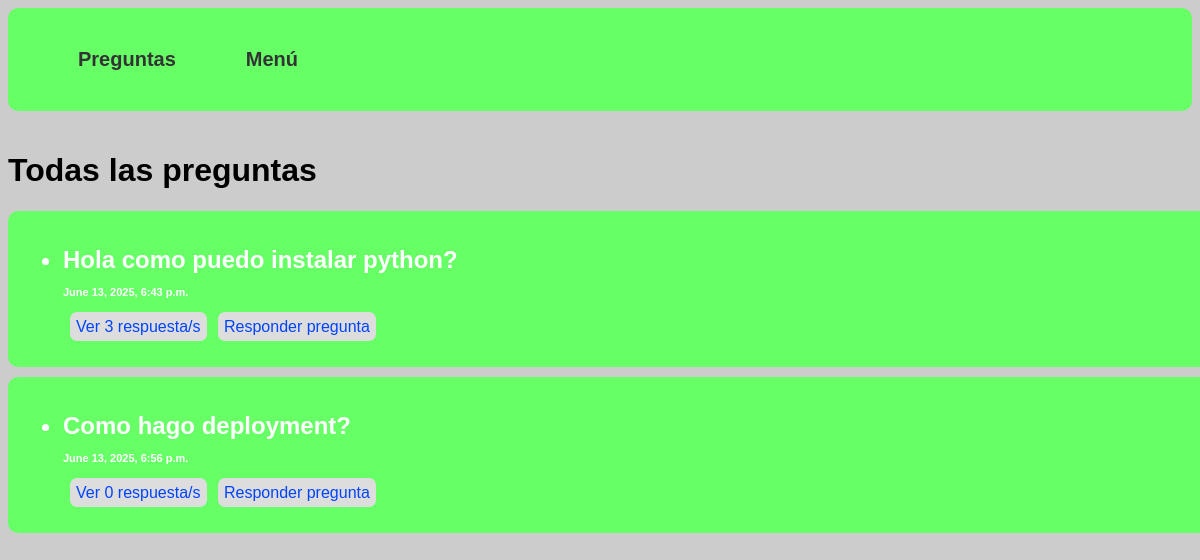
/questions/preguntas/, run on an earlier commit of the app's database.
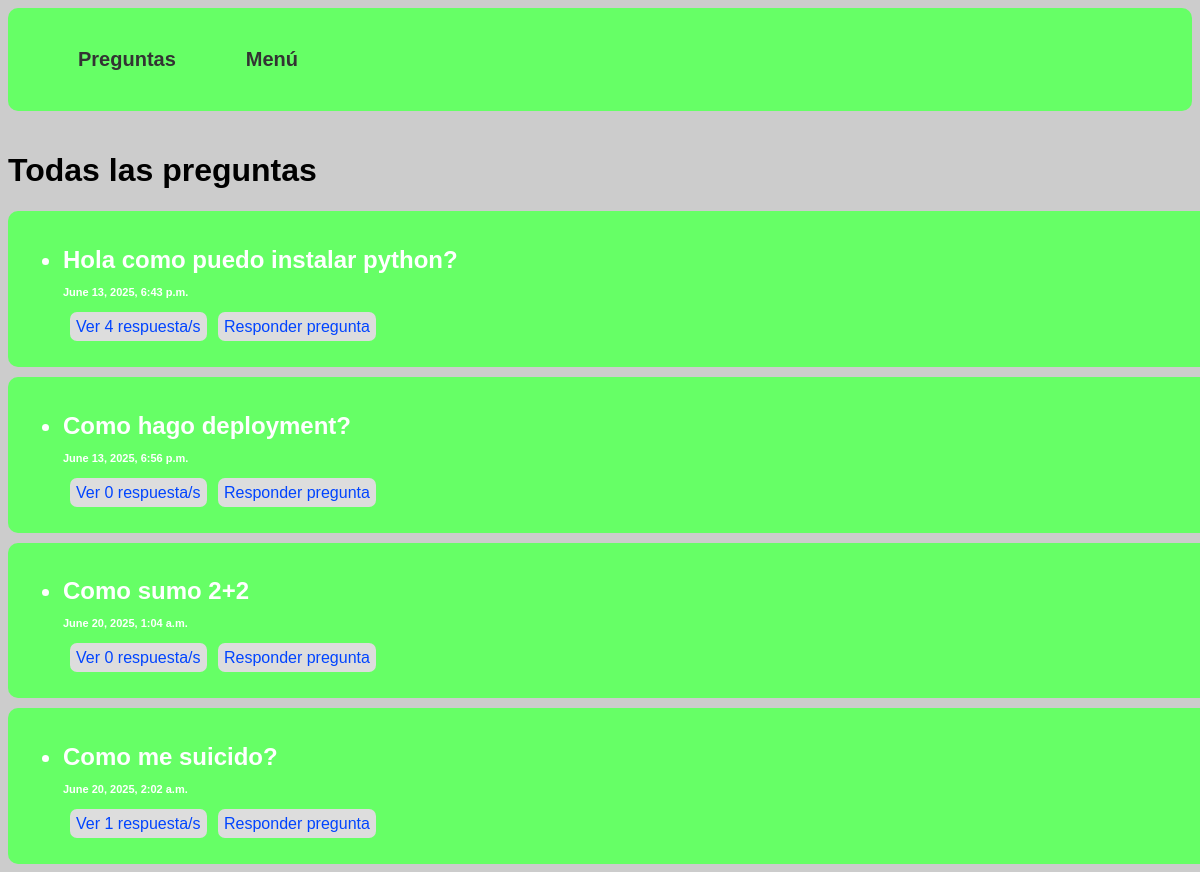
And on a later commit of the database.
### polls_app/models.py (models this page shows)
class Question(models.Model):
    pregunta=models.CharField(max_length=1500, help_text="Escriba la pregunta que desea realizar")
    fecha_publicacion=models.DateTimeField(auto_now_add=True)
    def __str__(self):
        return self.pregunta

### polls_app/views.py (the view)
# urls.py: path("preguntas/", mostrar_preguntas, name="preguntas" ),
def mostrar_preguntas(request):
    preguntas=models.Question.objects.all().order_by("fecha_publicacion")
    return render(request, "preguntas.html",{
        "preguntas":preguntas
    })

### polls_app/templates/preguntas.html (shortened to what this page needs)
{% extends 'base.html' %}
{% block content %}
{% load static %}
<!DOCTYPE html>
<html lang="en">
<head>
    <link rel="stylesheet" href="{% static 'preguntas.css' %}">
</head>
<body>
    <h1>Todas las preguntas</h1>
    {% for pregunta in preguntas  %}
    <div class="pregunta_container">
        <ul>
            <h2><li>{{pregunta}}<div class="fecha"><br>{{pregunta.fecha_publicacion}}</div> </li></h2>
            <a class="botoncitos" href="{% url 'detalles_por_pregunta' pregunta.id %}">Ver {{pregunta.respuestas.count}} respuesta/s</a>
            <a class="botoncitos" href="{% url "responder" pregunta.id  %}">Responder pregunta</a>
        </ul>
    </div>
    {% endfor %}
</body>
</html>
{% endblock content %}

What changed in the data, as far as the page shows it:
computed for Question "Hola como puedo instalar python?": respuestas.count "3" → "4"
added Question: pregunta "Como sumo 2+2", fecha_publicacion "June 20, 2025, 1:04 a.m.", respuestas.count "0"
added Question: pregunta "Como me suicido?", fecha_publicacion "June 20, 2025, 2:02 a.m.", respuestas.count "1"
